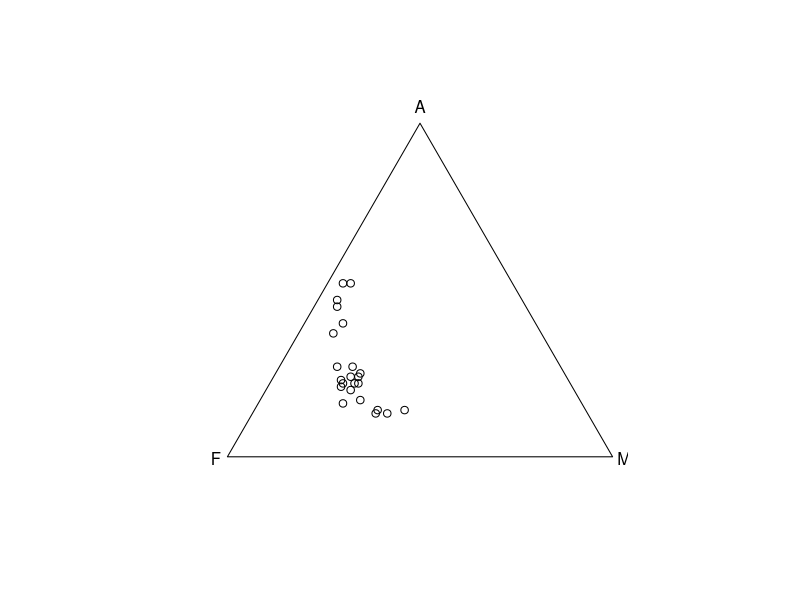

Write R code to recreate this figure.
library(MASS)


### Name: Skye
### Title: AFM Compositions of Aphyric Skye Lavas
### Aliases: Skye
### Keywords: datasets

### ** Examples

# ternary() is from the on-line answers.
ternary <- function(X, pch = par("pch"), lcex = 1,
                    add = FALSE, ord = 1:3, ...)
{
  X <- as.matrix(X)
  if(any(X < 0)) stop("X must be non-negative")
  s <- drop(X %*% rep(1, ncol(X)))
  if(any(s<=0)) stop("each row of X must have a positive sum")
  if(max(abs(s-1)) > 1e-6) {
    warning("row(s) of X will be rescaled")
    X <- X / s
  }
  X <- X[, ord]
  s3 <- sqrt(1/3)
  if(!add)
  {
    oldpty <- par("pty")
    on.exit(par(pty=oldpty))
    par(pty="s")
    plot(c(-s3, s3), c(0.5-s3, 0.5+s3), type="n", axes=FALSE,
         xlab="", ylab="")
    polygon(c(0, -s3, s3), c(1, 0, 0), density=0)
    lab <- NULL
    if(!is.null(dn <- dimnames(X))) lab <- dn[[2]]
    if(length(lab) < 3) lab <- as.character(1:3)
    eps <- 0.05 * lcex
    text(c(0, s3+eps*0.7, -s3-eps*0.7),
         c(1+eps, -0.1*eps, -0.1*eps), lab, cex=lcex)
  }
  points((X[,2] - X[,3])*s3, X[,1], ...)
}

ternary(Skye/100, ord=c(1,3,2))
